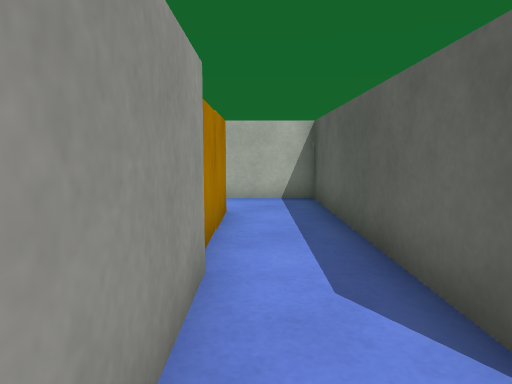
View 1 (above)

17 first-person views from a walk through a 3-D level made in the Unity game engine. The camera is 0.58 m above the floor, tilts 6° down and sees 70° across. The floor is counted in squares, 0.5 m on a side. Each view is taken from the middle of a square. On the plan, view 1 faces up. The plan holds only what a view shows up to about 14 squares ahead; the rest is blank. The player character is not drawn. Surface patterns are stand-ins for the level's own textures.

View 2
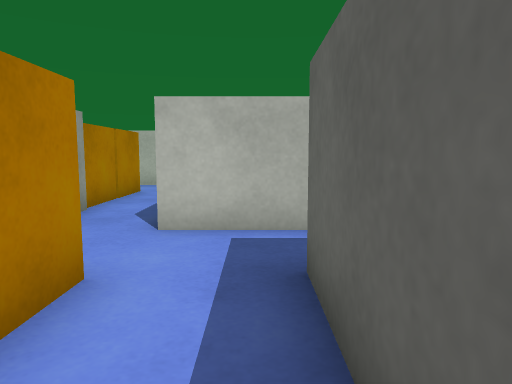

View 3
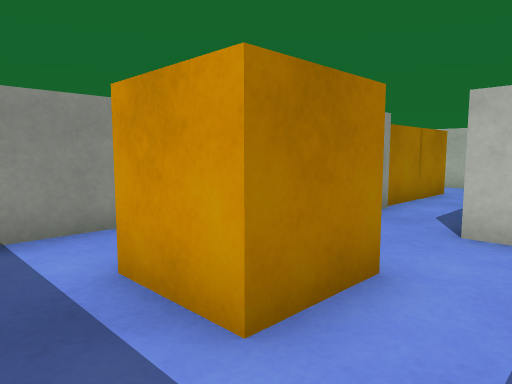

View 4
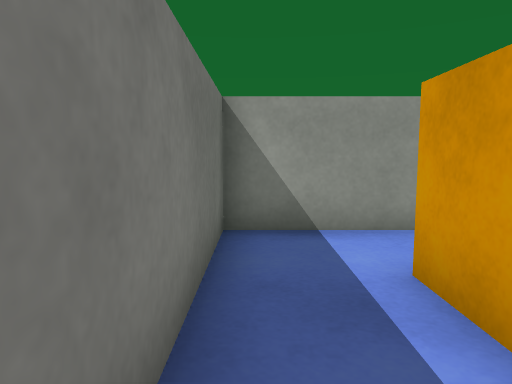

View 5
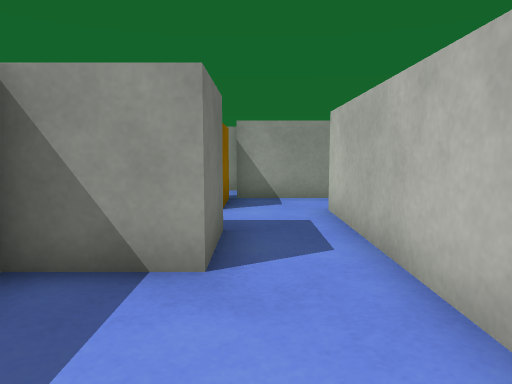

View 6
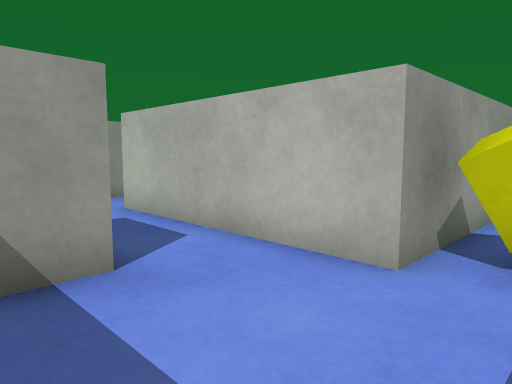

View 7
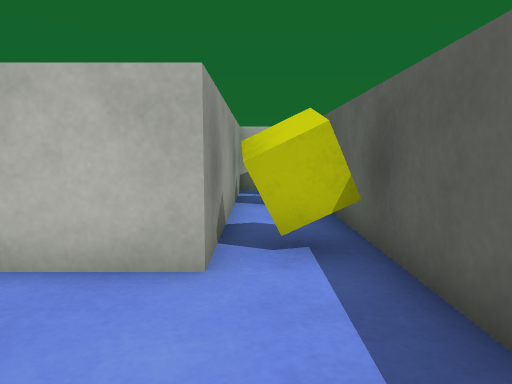

View 8
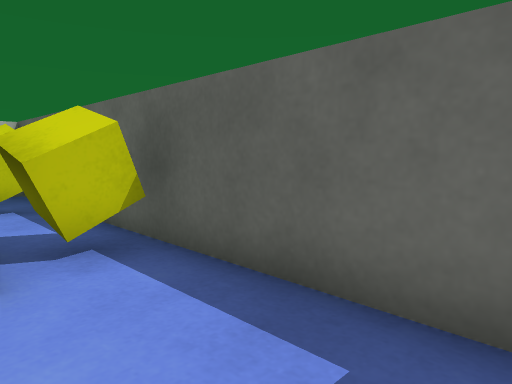

View 9
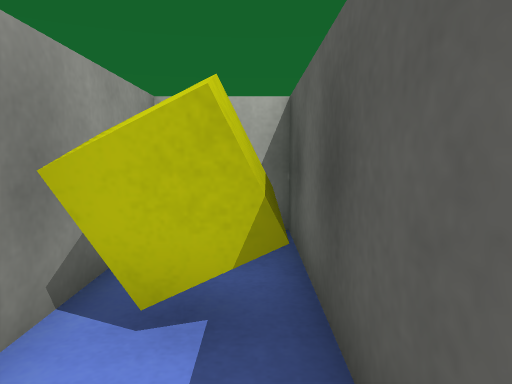

View 10
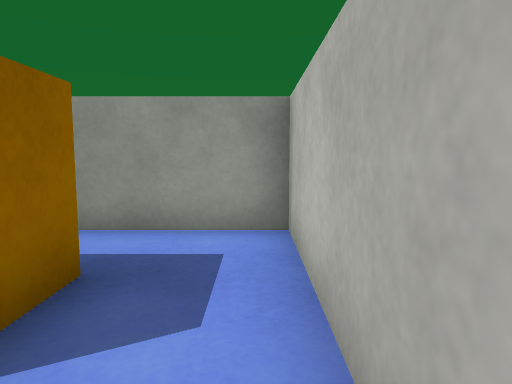

View 11
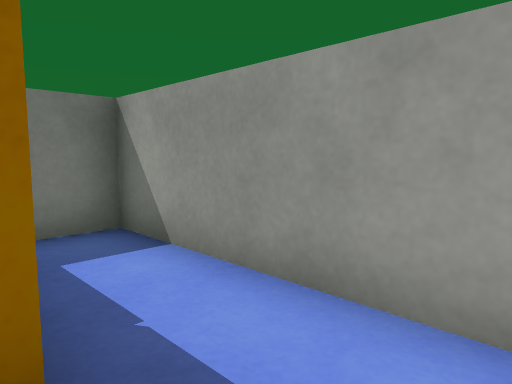

View 12
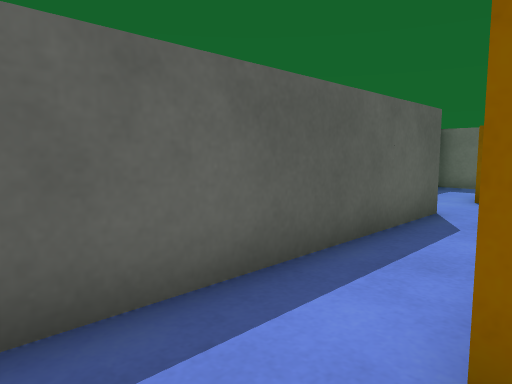

View 13
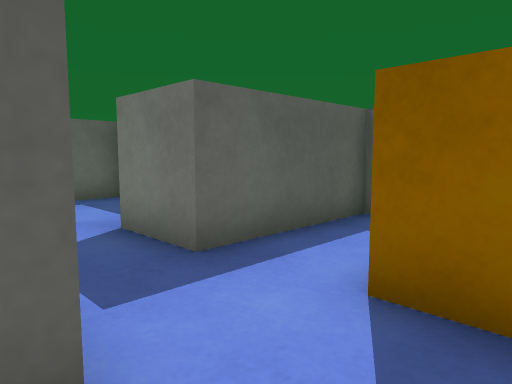

View 14
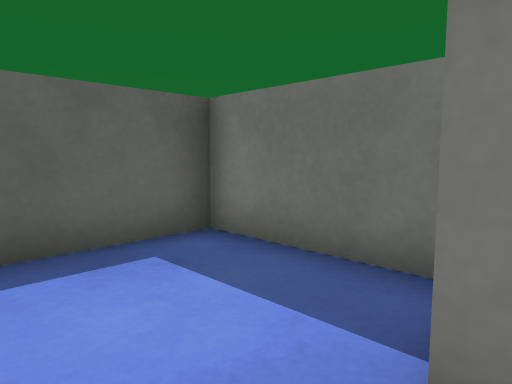

View 15
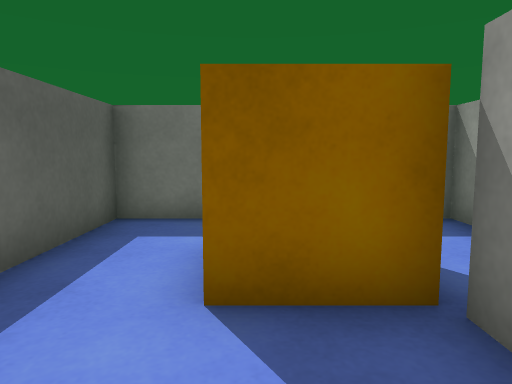

View 16
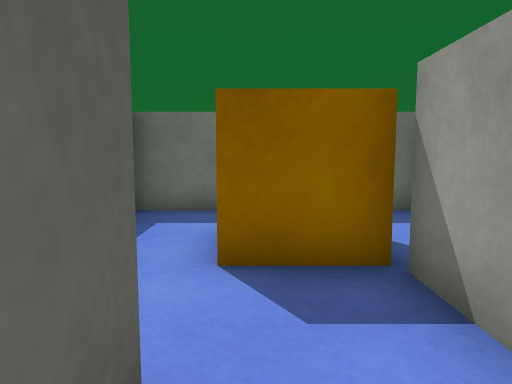

View 17
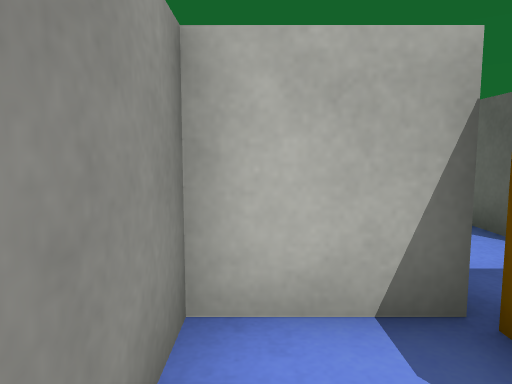

### Floor plan
Ten units are one square. View 1 is at (0, 0); x grows to the right and y downward. Boxes are objects, and circles mark ways between rooms. Rooms are numbered by the first view taken in them; rooms with no view inside come last. Other rooms are left out.
<svg viewBox="-50 -100 150 150">
<path fill="none" stroke="#000" d="M-5 -15 -5 5 -25 5 -25 45 35 45 35 5 55 5M55 -15 15 -15M55 5 55 25M61 25 95 25 95 -95 75 -95M75 -90 75 -15 55 -15M-5 -35 -5 -15M15 -15 15 -95 -45 -95 -45 -35 -32 -35"/>
<rect x="-5" y="5" width="20" height="20" fill="#bbb"><title>box</title></rect>
<rect x="75" y="-35" width="20" height="20" fill="#bbb"><title>yellow cube</title></rect>
<rect x="75" y="-75" width="20" height="20" fill="#bbb"><title>yellow cube</title></rect>
<rect x="-25" y="-55" width="20" height="20" fill="#bbb"><title>box</title></rect>
<rect x="-25" y="-75" width="20" height="20" fill="#bbb"><title>box</title></rect>
<circle cx="45" cy="-5" r="3" fill="#2a7"/>
<circle cx="5" cy="-25" r="3" fill="#2a7"/>
<text x="10" y="20">1</text>
<text x="80" y="-30">2</text>
<text x="-10" y="-60">3</text>
</svg>
Room 1 opens to room 2. Room 1 opens to room 3.

Where each view was taken, in squares from view 1:
view 1: 0 up, 0 right, facing up
view 2: 4 down, 3 right, facing up
view 3: 4 down, 3 right, facing up-left
view 4: 4 down, 3 right, facing left
view 5: 0 up, 9 right, facing left
view 6: 2 down, 9 right, facing up-left
view 7: 2 down, 8 right, facing up
view 8: 2 down, 7 right, facing up-right
view 9: 4 up, 9 right, facing up
view 10: 9 up, 1 right, facing left
view 11: 9 up, 2 left, facing down-left
view 12: 9 up, 1 left, facing down-right
view 13: 2 up, 0 right, facing down-right
view 14: 1 up, 5 right, facing down-right
view 15: 2 up, 1 right, facing down
view 16: 3 up, 1 right, facing down
view 17: 3 down, 2 left, facing up
